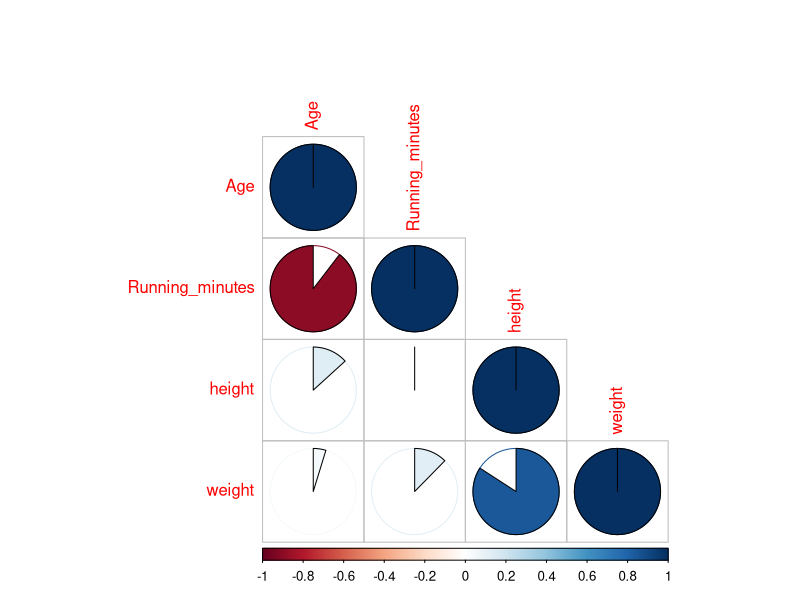
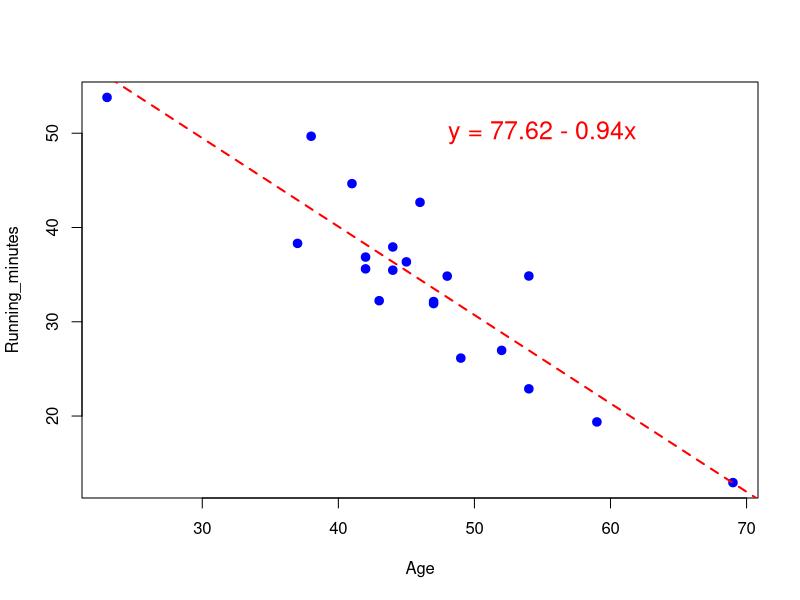
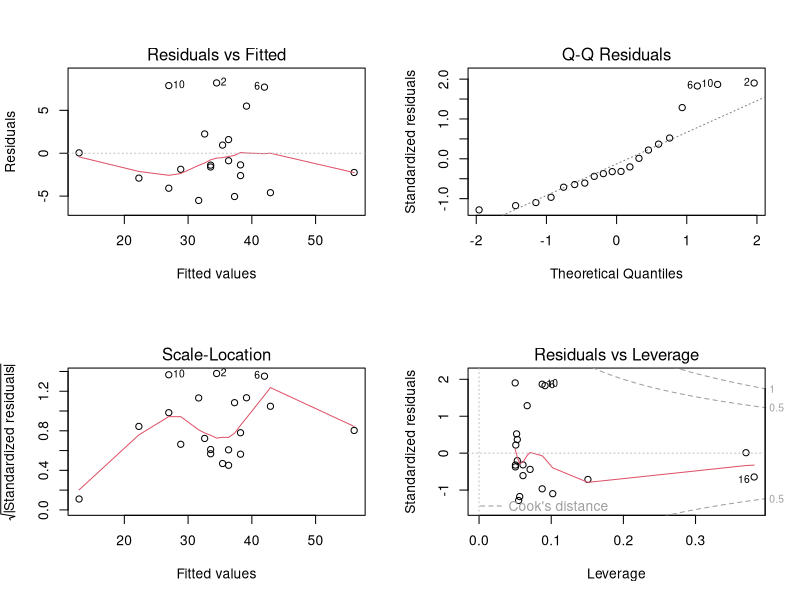
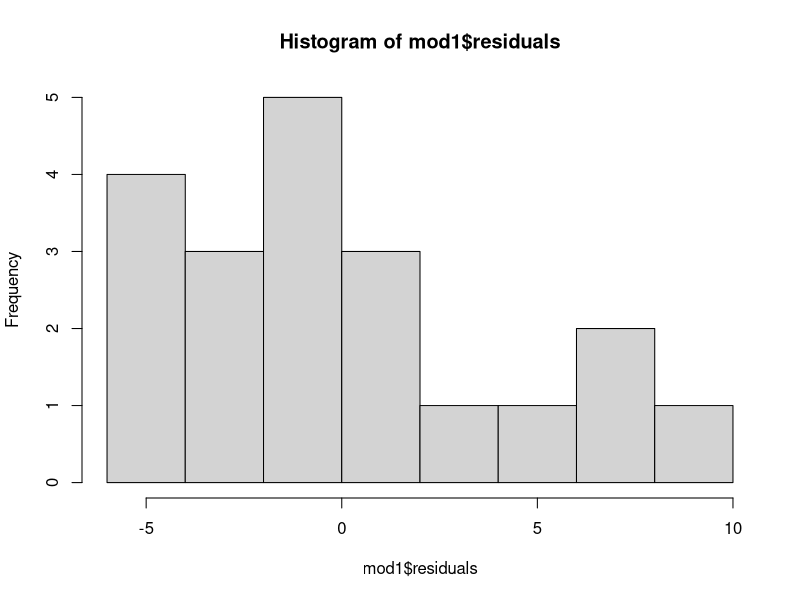
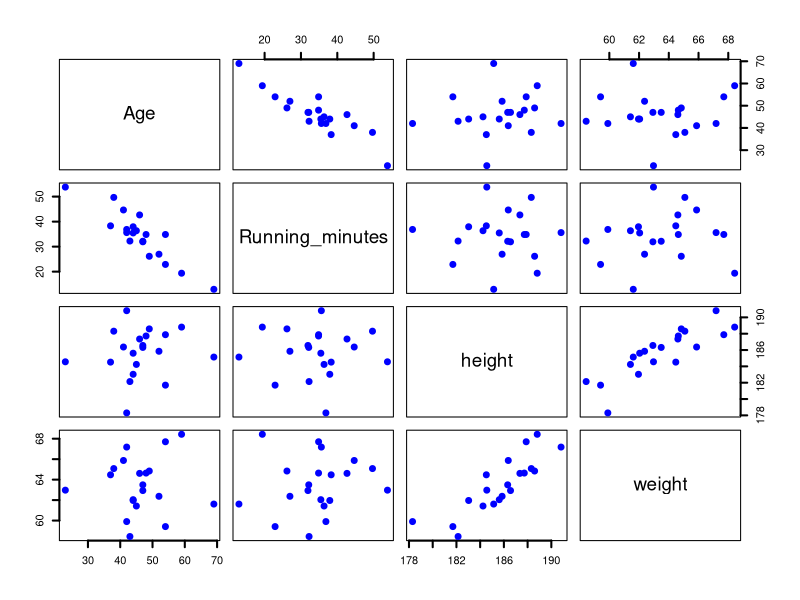

These figures' R source, in order:
# ************************************************************************* #
#                                                                           #
#             ** Introduction to Biomedical Statistics II **                #
#                     Bachelor Degree in Bioinformatics                     #
#                                                                           #
# ************************************************************************* #

# Authors: Dr. Mario Fordellone
# University of Rome La Sapienza
# mail: mario.fordellone@uniroma1.it

# Require packages --------------------------------------------------------

# install.packages("corrplot")
library(corrplot)
library(MASS)

# Import and analyse data -------------------------------------------------

data <- read.table(file = "data.txt", header = TRUE)
summary(data)
dim(data)
Sx <- cov(data)
Cx <- cor(data)
corrplot(corr = Cx, method = "pie", type = "lower")
Zx <- scale(x = data, center = TRUE, scale = TRUE)
summary(Zx)
Cz <- cov(Zx)
attach(data)

# Simple linear regression: OLS estimates ---------------------------------

?lm
mod1 <- lm(formula = Running_minutes ~ Age, data = data)
summary(mod1)
mod2 <- lm(formula = Zx[,2] ~ Zx[,1], data = data)
summary(mod2)

plot(x = Age, y = Running_minutes, pch = 19, lwd = 2, col = "blue")
abline(mod1, lwd = 2, col = "red", lty = 2)
text(x = 55, y = 50, labels = "y = 77.62 - 0.94x", lwd = 2, col = "red", cex = 1.5)
par(mfrow=c(2,2))
plot(mod1)
par(mfrow=c(1,1))
hist(mod1$residuals)
pairs(x = data, pch = 19, lwd = 2, col = "blue")
